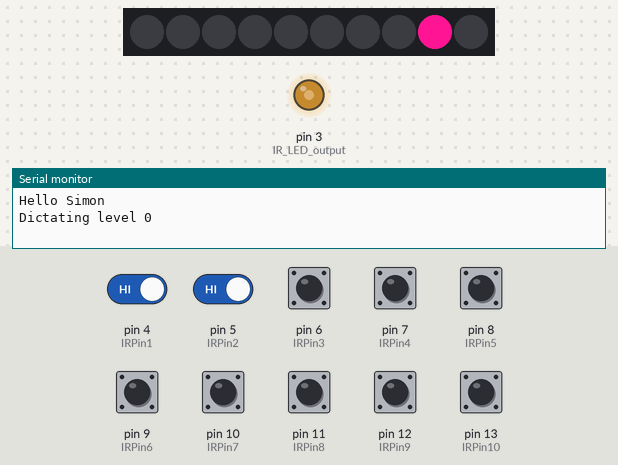
Simulated run of this sketch. Board: Arduino Uno, built with avr-gcc and run on an emulated ATmega328P. On the bench: 10 RGB LEDs in strip order, left to right, output pins drawn as LEDs (lit = HIGH), the last lines printed to the serial monitor. The inputs (shaded band) are chosen by the test bench; at power-on: pin 4 (IRPin1), pin 5 (IRPin2), pin 6 (IRPin3), pin 7 (IRPin4), pin 8 (IRPin5), pin 9 (IRPin6), pin 10 (IRPin7), pin 11 (IRPin8), pin 12 (IRPin9), pin 13 (IRPin10) HIGH.

Above: at 3.1 s.
3.2 s: pin 4 (IRPin1) driven LOW
At 4.7 s:
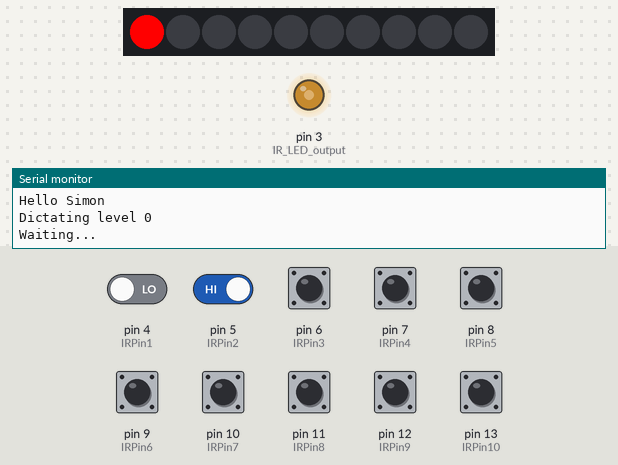
At 5.5 s:
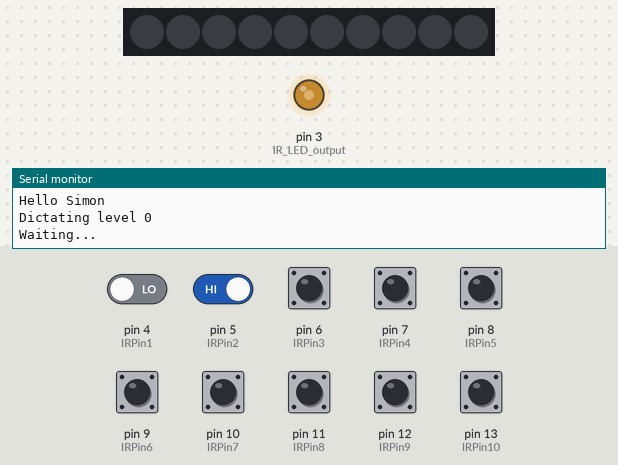
6.2 s: pin 5 (IRPin2) driven LOW
Timing chart, 0 to 9.2 s (numbered marks = the images above; inputs shaded):
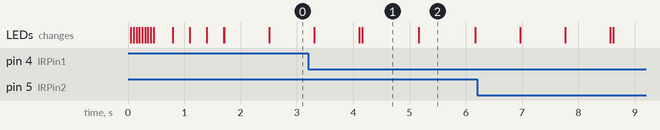

The sketch:

SimonGame.ino
```cpp
// Yes, this is actually -*-c++-*-

#include "./Adafruit_NeoPixel.h"
#include "./Bounce2.h"

// IR sensitivity - higher is less sensitive
#define SENSITIVITY 50

// Pins
const int IRPin1 = 4;  // IR pins
const int IRPin2 = 5;
const int IRPin3 = 6;
const int IRPin4 = 7;
const int IRPin5 = 8;
const int IRPin6 = 9;
const int IRPin7 = 10;
const int IRPin8 = 11;
const int IRPin9 = 12;
const int IRPin10 = 13;

// Colors
uint32_t RED = Color(255,0,0);
uint32_t GREEN = Color(0,255,0);
uint32_t BLACK = Color(0,0,0);
uint32_t PINK = Color(255,20,147);
uint32_t MYGREEN = Color(0,201,87);
uint32_t MYBLUE = Color(0,20,147);

// Which pin on the Arduino is connected to the NeoPixels?
#define NEOPIXEL_PIN            2
// How many NeoPixels are attached to the Arduino?
#define NUMPIXELS      10
Adafruit_NeoPixel pixels = Adafruit_NeoPixel(NUMPIXELS, NEOPIXEL_PIN, NEO_GRB + NEO_KHZ800);

int currSensor = -1;   // Storage of which IR is pressed
int prevSensor = -1;    // Storage of which IR is pressed
unsigned long lastActionTime;

#define MAXCOMBO 10

int currentLevel = 0;
int recorded[MAXCOMBO];
int numActions = 0; // # of actions recorded

struct Combination {
  uint8_t length;
  uint8_t combo[MAXCOMBO];
  Combination(uint8_t a, uint8_t b, uint8_t c) {
    length = 3;
    combo[0] = a; combo[1] = b; combo[2] = c;
  }
  Combination(uint8_t a, uint8_t b, uint8_t c, uint8_t d) {
    length = 4;
    combo[0] = a; combo[1] = b; combo[2] = c; combo[3] = d;
  }
  Combination(uint8_t a, uint8_t b, uint8_t c, uint8_t d, uint8_t e) {
    length = 5;
    combo[0] = a; combo[1] = b; combo[2] = c; combo[3] = d; combo[4] = e;
  }

  bool check(int num, int *recorded) {
    for (int i = 0; i < num; i++) {
      if (combo[i] != recorded[i]) return false;
    }
    return true;
  }

  uint8_t getLength() { return length; }

  int getPixel(uint8_t idx) { return combo[idx]; }
};

// Configuration

unsigned long wait = 3000;   // This is how long Simon waits before restarting
int dictateDelay = 800;   // How fast is the dictate being played back

Combination combos[] = {
  Combination(4,8,2),
  Combination(0,2,4,8,6),
  Combination(9,4,8,4,3)
};

struct IRPixel {
  int id;
  int sensorPin;

  Bounce irState;
  bool state;

  IRPixel(int pixelid, int pin) : id(pixelid), sensorPin(pin), state(false) {}

  void setup() {
    pinMode(sensorPin, INPUT_PULLUP);
    irState.attach(sensorPin);
    irState.interval(SENSITIVITY);
  }

  void readSensor() {
    if (irState.update()) state = !irState.read();
  }

  bool getState() {
    return state;
  }

  void setColor(uint32_t col) {
    pixels.setPixelColor(id, col);
  }

  uint32_t getColor() {
    return pixels.getPixelColor(id);
  }

};

IRPixel irpixels[NUMPIXELS] = {
  IRPixel(0, IRPin1),
  IRPixel(1, IRPin2),
  IRPixel(2, IRPin3),
  IRPixel(3, IRPin4),
  IRPixel(4, IRPin5),
  IRPixel(5, IRPin6),
  IRPixel(6, IRPin7),
  IRPixel(7, IRPin8),
  IRPixel(8, IRPin9),
  IRPixel(9, IRPin10)
};

void setAllColors(uint32_t col) {
  for (int i = 0; i < NUMPIXELS; i++) irpixels[i].setColor(col);
  pixels.show(); // This sends the updated pixel color to the hardware.
}

void setComboColors(uint32_t col) {
  for (int i = 0; i < combos[currentLevel].getLength(); i++) {
    irpixels[combos[currentLevel].getPixel(i)].setColor(col);
  }
  pixels.show();
}


void setup() {
  SetUpIR();
  Serial.begin(115200);
  Serial.println("Hello Simon");
  for (int i=0;i<NUMPIXELS;i++) irpixels[i].setup();
  pixels.begin(); // This initializes the NeoPixel library.
  for (int i=0;i<MAXCOMBO;i++) recorded[i] = -1;


  colorWipe(PINK, 50); // Red
  fadeOut(4);
  pixels.setBrightness(255);
  setAllColors(BLACK);
}

// Fill the dots one after the other with a color
void colorWipe(uint32_t c, uint8_t wait) {
  for(uint16_t i=0; i<NUMPIXELS; i++) {
      irpixels[i].setColor(c);
      pixels.show();
      delay(wait);
  }
}

void fadeOut(uint8_t wait) {
  for (uint16_t t=0;t<256;t++) {
    pixels.setBrightness(255-t);
    pixels.show();
    delay(wait);
  }
}

void loop() {
  SimonDictates();
  reset();
  lastActionTime = millis();
  Serial.println("Waiting...");
  while (millis() - lastActionTime < wait) {
    SimonWaits();  // wait indicates how long Simon waits. This should be relative to the length of array.
  }
  Serial.println("End of loop");
}

void SimonDictates() { // here the program runs through a combination in the array NeoPixel
  Serial.print("Dictating level ");
  Serial.println(currentLevel);
  // loop from the lowest neopixel to the highest:
  for (int i = 0; i < combos[currentLevel].getLength(); i++) {
    irpixels[combos[currentLevel].getPixel(i)].setColor(PINK); // pink color.
    if (i > 0) irpixels[combos[currentLevel].getPixel(i-1)].setColor(BLACK); // pink color.
    pixels.show(); // This sends the updated pixel color to the hardware.
    delay(dictateDelay);
  }
  irpixels[combos[currentLevel].getPixel(combos[currentLevel].getLength()-1)].setColor(BLACK); // no color.
  pixels.show(); // This sends the updated pixel color to the hardware.
}

void reset() {
  // FIXME: Reset waiting combo
  setAllColors(BLACK);
  numActions = 0;
}

bool checkCombo() {
  return combos[currentLevel].check(numActions, recorded);
}

void SimonWaits() {
  for (int i=0;i<NUMPIXELS;i++) irpixels[i].readSensor();

  if (numSensorsActive() > 1) {
    wrong();
    return;
  }

  currSensor = getCurrentSensor(); // Which sensor is currently triggered?

  if (currSensor >= 0) {
    if (prevSensor == -1) { // Only display when first activated
      irpixels[currSensor].setColor(MYBLUE);
      pixels.show();
    }
  }
  else {
    setAllColors(BLACK);
  }

  // this measures if the IR has changed from not being pressed to being pressed
  if (prevSensor == -1 && currSensor >= 0) {
    recorded[numActions++] = currSensor;
    lastActionTime = millis();
    bool ok = checkCombo();
    if (!ok) wrong();
    else if (numActions == combos[currentLevel].getLength()) {
      right();
      currentLevel = (currentLevel + 1)%3;
    }
  }

  prevSensor = currSensor;
}

void wrong() {
  setAllColors(BLACK);

  if (currSensor >= 0) {
    irpixels[currSensor].setColor(RED);
    pixels.show();
  }
  //  setComboColors(RED);

  delay(1000);
  setAllColors(BLACK);
  delay(1000);
  reset();
  lastActionTime = 0;
}

void right() {
  for (int loopSuccess = 0; loopSuccess < 5; loopSuccess++) {
    setComboColors(MYGREEN);
    delay(200);
    setComboColors(BLACK);
    delay(200);
  }
  reset();
  lastActionTime = 0;
}

// Returns the index of the first active sensor or -1 if no sensors are active
int getCurrentSensor() {
  for (int i=0;i<NUMPIXELS;i++) {
    if (irpixels[i].getState()) return i;
  }
  return -1;
}

// Returns false if more than one sensor is active
uint8_t numSensorsActive() {
  int count = 0;
  for (int i=0;i<NUMPIXELS;i++) {
    if (irpixels[i].getState()) {
      count++;
    }
  }
  return count;
}

void SetUpIR() {
  // Pin3 is OC2B
  pinMode(3, OUTPUT);  //IR LED output
  TCCR2A = _BV(COM2B0) | _BV(WGM21);
  TCCR2B = _BV(CS20);
  OCR2A = 209;
}

// Convert separate R,G,B into packed 32-bit RGB color.
// Packed format is always RGB, regardless of LED strand color order.
uint32_t Color(uint8_t r, uint8_t g, uint8_t b) {
  return ((uint32_t)r << 16) | ((uint32_t)g <<  8) | b;
}
```

Measured:
- after the input at 3.2 s, the LEDs: first differ from a run without the input after 0.96 s (image 1)
- what the display in image 1 shows lasts 1.0 s, from 4.2 s to 5.2 s
